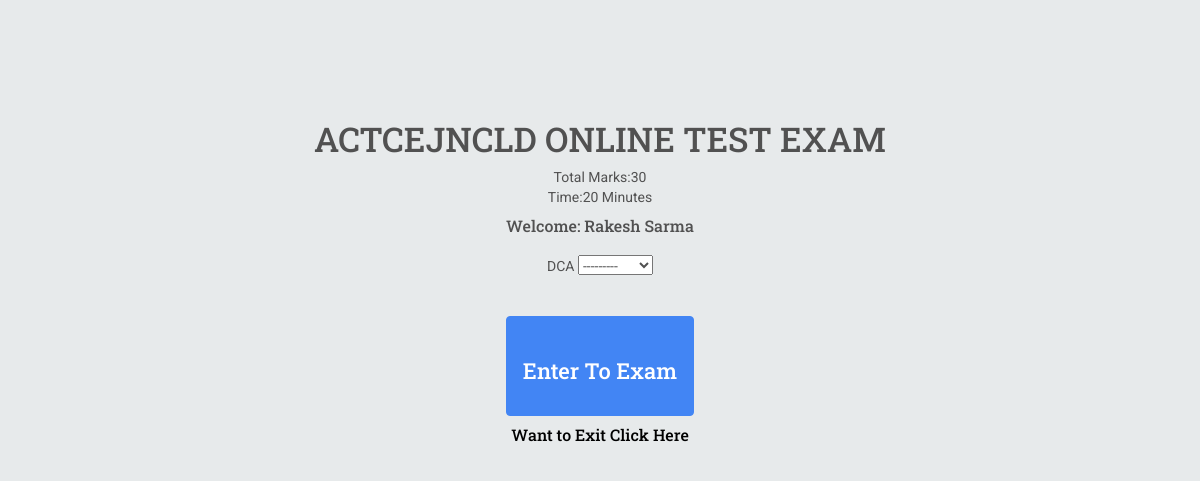
Page /home/ (signed in) on the committed database.
### accounts/models.py (models this page shows, shortened)
class User(AbstractBaseUser):
	phone= models.CharField(verbose_name='phone number', max_length=12,unique=True)
	name=models.CharField(max_length=150,null=True)
	roll=models.CharField(max_length=20,verbose_name='roll',unique=True)
	course=models.ForeignKey(Course,on_delete=models.CASCADE)
	date_joind=models.DateTimeField(verbose_name='date joind', auto_now_add=True)
	is_active = models.BooleanField(default=True)
	is_admin = models.BooleanField(default=False)
	is_staff=models.BooleanField(default=False)
	USERNAME_FIELD = 'roll'
	REQUIRED_FIELDS = ['name','phone']
	objects = UserManager()

### admin_dash/models.py (models this page shows)
class Course(models.Model):
    course=models.CharField(max_length=150,unique=True)
    def __str__(self):
        return self.course

class Paper(models.Model):
    paper=models.CharField(max_length=150)
    def __str__(self):
        return self.paper

### accounts/views.py (the view, shortened to what this page needs)
# urls.py: path('home/', views.student_home, name='student_home'),
@login_required
def student_home(request):
    form=ExamChoiceFrm()
    msg=""
    context={
        'form':form,
        'msg':msg,
    }
    return render(request,'student_home.html',context)

### accounts/forms.py
class ExamChoiceFrm(forms.ModelForm):
    class Meta:
        model=Questions
        fields=[
            'paper',
        ]

### accounts/templates/student_home.html (shortened to what this page needs)
{% extends 'base.html' %}
{% block 'body' %}
       <div class="row">
           <div class="col-lg-6">
            <div class="row " style="margin-top: 100px;">
                <div class="col-3">
                    <h1>ACTCEJNCLD ONLINE TEST EXAM</h1>
                </div>
                <div class="col-3">
                    <div class="row">
                        <div class="col-6">Total Marks:30</div>
                        <div class="col-6">Time:20 Minutes</div>
                    </div>
                </div>
                <div class="col-3">
                    <h4>Welcome: {{request.user.name}}</h4>
                </div>
                <div class=row>
                    <form id="registration" class="form-inline" method="POST" action="" >{% csrf_token %}
                <div class="col-6">
                    {{request.user.course}}
                    {{form.paper}}
                </div><br><br>
                <div class="col-6">
                    <button class="btn btn-primary" style="width: 30%; height: 100px; line-height: 100px;" type='submit'><h3>Enter To Exam</h3></button>
                </div>
            </form>
                </div>
                <div class="col-3">
                    <h4><a href="{% url 'logout' %}" style="color: black;" >Want to Exit Click Here</a></h4>
                </div>
            </div>
           </div>
       </div>
{% endblock %}

### rows in the picture
User: user.name "Rakesh Sarma", user.course "DCA"
Paper: paper "---------"
